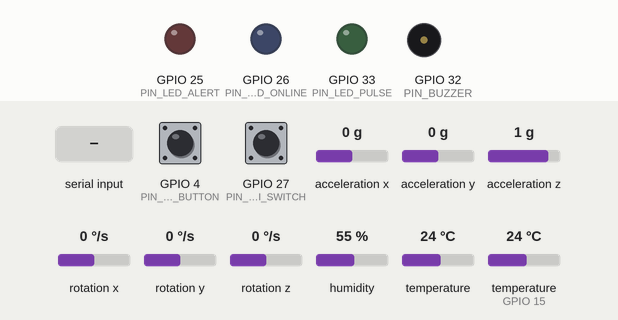
This sketch was run on a simulated ESP32. Parts: output pins drawn as LEDs (lit = HIGH), buzzer (waves = sounding). Dashed ring = blinking. The inputs (shaded band) are chosen by the test bench; at power-on: GPIO 27 (PIN_WIFI_SWITCH) LOW, GPIO 4 (PIN_PULSE_BUTTON) HIGH, acceleration x 0 g, acceleration y 0 g, acceleration z 1 g, rotation x 0 °/s, rotation y 0 °/s, rotation z 0 °/s, humidity 55 %, temperature 24 °C, temperature (sensor on GPIO 15) 24 °C. WiFi joins after 1.5 s; servers stay silent unless stated; random numbers use the default seed unless the sketch sets one; no MQTT or app messages arrive unless stated; what the sketch prints to the serial monitor is not drawn.

Above: at 1.2 s.
1.3 s: "pulso90\n" received over Serial
At 2.5 s:
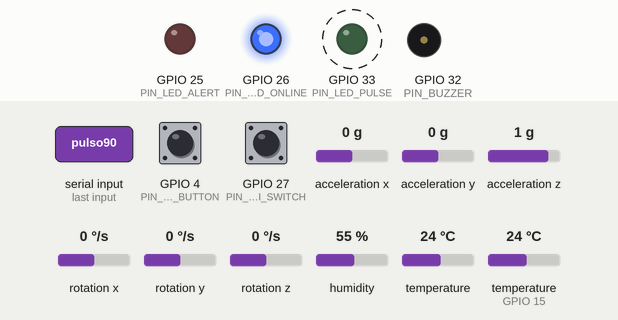
4.8 s: GPIO 27 (PIN_WIFI_SWITCH) pulled HIGH for 1 s
At 6.27 s:
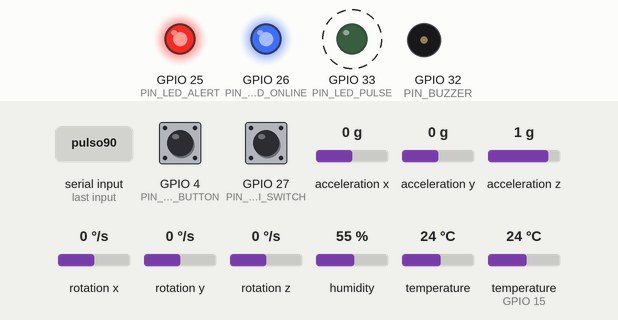
8.3 s: "offline\n" received over Serial
At 9.73 s:
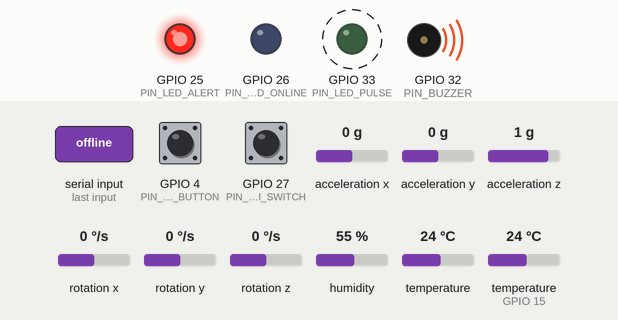
21.5 s: GPIO 27 (PIN_WIFI_SWITCH) pulled HIGH for 0.15 s
At 23.72 s:
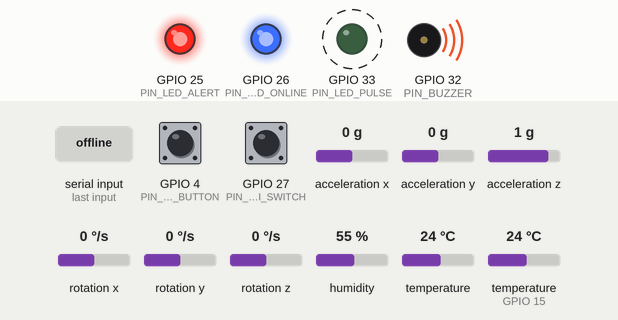
Timing chart, 0 to 26.0 s (numbered marks = the images above; inputs shaded):
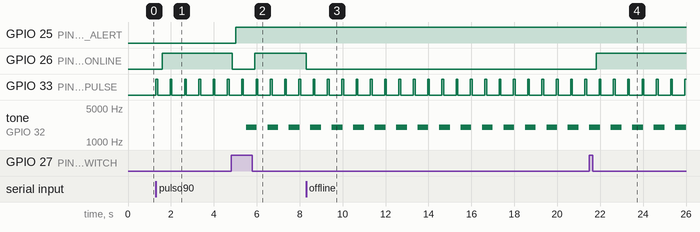

Measured:
- after the input at 1.3 s, GPIO 33 (PIN_LED_PULSE): alternates HIGH for 0.08 s and LOW for 0.59 s, starting at once
- after the input at 4.8 s, GPIO 26 (PIN_LED_ONLINE): HIGH → LOW after 0.05 s, → HIGH 1.1 s later
- after the input at 8.3 s, GPIO 26 (PIN_LED_ONLINE): HIGH → LOW at once
- after the input at 21.5 s, GPIO 26 (PIN_LED_ONLINE): LOW → HIGH after 0.31 s
- by itself, tone on GPIO 32 (PIN_BUZZER): alternates 2000 Hz for 0.50 s and silent for 0.50 s

The sketch:

sketch.ino
```cpp
/*
 * CardioIA - Fase 3: Monitoramento Contínuo com IoT (ESP32 + Wokwi)
 *
 * Wearable simulado que:
 *   1. Lê sinais vitais: DHT22 (temperatura/umidade), botão de pulso (BPM) e MPU6050 (movimento/queda).
 *   2. Processa na borda (Edge): calcula BPM, avalia alertas e aciona LED/buzzer mesmo sem internet.
 *   3. Armazena cada leitura numa fila local de 4320 posições (6 h de autonomia offline).
 *   4. Quando o Wi-Fi simulado está "conectado", sincroniza a fila: imprime cada leitura no
 *      Serial (Serial.println) e publica no broker MQTT; só então remove a leitura da fila.
 *
 * Wi-Fi simulado: chave deslizante (direita = online) ou comandos "online"/"offline" no Monitor Serial.
 * SPIFFS: desligado por padrão porque é volátil no simulador; ative USE_SPIFFS em um ESP32 físico.
 */

#include <Adafruit_MPU6050.h>
#include <Adafruit_Sensor.h>
#include <DHTesp.h>
#include <PubSubClient.h>
#include <WiFi.h>
#include <Wire.h>

#include "edge_core.h"

#define USE_SPIFFS 0
#if USE_SPIFFS
#include <SPIFFS.h>
#endif

using namespace cardio;

// ---------------------------------------------------------------------------
// Pinagem (igual ao diagram.json)
// ---------------------------------------------------------------------------
constexpr uint8_t PIN_DHT = 15;
constexpr uint8_t PIN_PULSE_BUTTON = 4;
constexpr uint8_t PIN_WIFI_SWITCH = 27;
constexpr uint8_t PIN_LED_ONLINE = 26;
constexpr uint8_t PIN_LED_ALERT = 25;
constexpr uint8_t PIN_LED_PULSE = 33;
constexpr uint8_t PIN_BUZZER = 32;
constexpr uint8_t PIN_SDA = 21;
constexpr uint8_t PIN_SCL = 22;

// ---------------------------------------------------------------------------
// Rede e MQTT (broker público: use apenas dados simulados e ID pseudônimo)
// ---------------------------------------------------------------------------
constexpr char WIFI_SSID[] = "Wokwi-GUEST";
constexpr char WIFI_PASSWORD[] = "";
constexpr uint8_t WIFI_CHANNEL = 6;  // canal fixo do Wokwi: evita a varredura e acelera a conexão
constexpr char MQTT_HOST[] = "broker.hivemq.com";
constexpr uint16_t MQTT_PORT = 1883;
constexpr char DEVICE_ID[] = "PAC-001";  // pseudônimo: nunca enviar nome ou documento do paciente
constexpr char TOPIC_VITALS[] = "fiap/cardioia/PAC-001/vitals";
constexpr char TOPIC_ALERTS[] = "fiap/cardioia/PAC-001/alerts";
constexpr char TOPIC_STATUS[] = "fiap/cardioia/PAC-001/status";

// ---------------------------------------------------------------------------
// Temporização (loop sem delay: cada tarefa roda no seu intervalo)
// ---------------------------------------------------------------------------
constexpr uint32_t MOTION_INTERVAL_MS = 100;    // MPU6050 a 10 Hz para capturar picos de impacto
constexpr uint32_t STATUS_INTERVAL_MS = 30000;  // heartbeat de status para o dashboard
constexpr uint32_t SYNC_INTERVAL_MS = 200;      // ritmo de envio dos lotes
constexpr size_t SYNC_BATCH = 10;               // leituras enviadas por ciclo de sincronização
constexpr uint32_t RECONNECT_MIN_MS = 1000;
constexpr uint32_t RECONNECT_MAX_MS = 30000;

// ---------------------------------------------------------------------------
// Estado global
// ---------------------------------------------------------------------------
DHTesp dht;
Adafruit_MPU6050 mpu;
WiFiClient netClient;
PubSubClient mqtt(netClient);

RingBuffer<Sample, QUEUE_CAPACITY> queue;  // fila offline em RAM (~69 KB)
BpmEstimator bpmEstimator;
Debouncer pulseButton(20, false);
Debouncer wifiSwitch(50, false);
Thresholds limits;

bool wifiConectado = false;      // conectividade simulada exigida pelo enunciado
bool serialOverride = false;     // comando no Serial tem prioridade sobre a chave até ela mudar
bool mpuOk = false;
uint16_t bootId = 0;             // diferencia reinícios (seq volta a 1 após reboot)
uint32_t nextSeq = 1;
uint32_t lastSampleMs = 0;
uint32_t lastMotionMs = 0;
uint32_t lastStatusMs = 0;
uint32_t lastSyncMs = 0;
uint32_t nextReconnectMs = 0;
uint32_t reconnectDelayMs = RECONNECT_MIN_MS;
uint32_t pulseLedOffMs = 0;
uint32_t autoPulseIntervalMs = 0;  // 0 = desligado; comando "pulso N" simula N bpm sem apertar o botão
uint32_t nextAutoPulseMs = 0;
bool buzzerOn = false;
float peakMotionG = 1.0f;        // maior módulo de aceleração desde a última leitura
uint8_t lastAlerts = 0;
uint32_t sentCount = 0;
bool syncing = false;
String serialLine;

uint32_t uptimeSeconds() { return millis() / 1000; }

// ---------------------------------------------------------------------------
// SPIFFS opcional (ESP32 físico): espelha a fila em CSV para sobreviver a reinícios
// ---------------------------------------------------------------------------
#if USE_SPIFFS
constexpr char QUEUE_FILE[] = "/fila.csv";
constexpr size_t SPIFFS_COMPACT_SLACK = 256;  // limita o arquivo a 4320 + 256 registros
size_t spiffsRecordCount = 0;

void spiffsRewrite();

void spiffsAppend(const Sample& sample) {
  File file = SPIFFS.open(QUEUE_FILE, FILE_APPEND);
  if (!file) return;
  char line[64];
  formatSampleCsv(line, sizeof(line), sample);
  size_t written = file.println(line);
  file.close();
  if (!written) return;
  ++spiffsRecordCount;
  if (spiffsRecordCount >= QUEUE_CAPACITY + SPIFFS_COMPACT_SLACK) spiffsRewrite();
}

// Compacta periodicamente; leituras ja sincronizadas podem ser reenviadas apos reinicio.
void spiffsRewrite() {
  if (queue.empty()) {
    SPIFFS.remove(QUEUE_FILE);  // "apaga o arquivo local" após sincronizar tudo
    spiffsRecordCount = 0;
    return;
  }
  File file = SPIFFS.open(QUEUE_FILE, FILE_WRITE);
  if (!file) return;
  char line[64];
  size_t written = 0;
  for (size_t i = 0; i < queue.size(); ++i) {
    formatSampleCsv(line, sizeof(line), queue.at(i));
    if (file.println(line)) ++written;
  }
  file.close();
  spiffsRecordCount = written;
}

void spiffsRestore() {
  File file = SPIFFS.open(QUEUE_FILE, FILE_READ);
  if (!file) return;
  size_t restored = 0;
  while (file.available()) {
    String line = file.readStringUntil('\n');
    Sample sample{};
    if (parseSampleCsv(line.c_str(), sample)) {
      sample.status |= STATUS_RESTORED;  // o relógio reiniciou: a idade da leitura é desconhecida
      queue.push(sample);
      ++restored;
      ++spiffsRecordCount;
    }
  }
  file.close();
  if (spiffsRecordCount >= QUEUE_CAPACITY + SPIFFS_COMPACT_SLACK) spiffsRewrite();
  Serial.printf("[SPIFFS] %u leituras restauradas da fila persistente\n", static_cast<unsigned>(restored));
}
#endif

// ---------------------------------------------------------------------------
// Saídas locais: LEDs e buzzer refletem o estado mesmo offline
// ---------------------------------------------------------------------------
void updateIndicators(uint32_t now) {
  digitalWrite(PIN_LED_ONLINE, wifiConectado && mqtt.connected());

  bool critical = lastAlerts & CRITICAL_ALERTS;
  bool warning = lastAlerts & ~CRITICAL_ALERTS;
  bool blink = (now / 500) % 2;
  digitalWrite(PIN_LED_ALERT, critical || (warning && blink));  // fixo = crítico, piscando = atenção

  // tone() só é chamado na troca de estado para não encher a fila interna do LEDC.
  bool wantBuzzer = critical && blink;
  if (wantBuzzer != buzzerOn) {
    buzzerOn = wantBuzzer;
    if (buzzerOn) {
      tone(PIN_BUZZER, 2000);
    } else {
      noTone(PIN_BUZZER);
    }
  }

  if (pulseLedOffMs && static_cast<int32_t>(now - pulseLedOffMs) >= 0) {
    digitalWrite(PIN_LED_PULSE, LOW);
    pulseLedOffMs = 0;
  }
}

// ---------------------------------------------------------------------------
// Conectividade simulada
// ---------------------------------------------------------------------------
void publishStatus(const char* state) {
  if (!mqtt.connected()) return;
  char payload[200];
  snprintf(payload, sizeof(payload),
           "{\"device\":\"%s\",\"state\":\"%s\",\"boot\":%u,\"up\":%lu,\"queue\":%u,\"dropped\":%lu,\"sent\":%lu}",
           DEVICE_ID, state, bootId, static_cast<unsigned long>(uptimeSeconds()), static_cast<unsigned>(queue.size()),
           static_cast<unsigned long>(queue.dropped()), static_cast<unsigned long>(sentCount));
  mqtt.publish(TOPIC_STATUS, payload, true);  // retained: o dashboard vê o último estado ao abrir
}

void setConnectivity(bool online, const char* origin) {
  if (online == wifiConectado) return;
  if (!online) publishStatus("offline");  // aviso gracioso antes de desconectar
  wifiConectado = online;
  Serial.printf("[WIFI] %s via %s | fila: %u leituras\n", online ? "CONECTADO" : "DESCONECTADO", origin,
                static_cast<unsigned>(queue.size()));
  if (online) {
    reconnectDelayMs = RECONNECT_MIN_MS;
    nextReconnectMs = millis();
    if (WiFi.status() != WL_CONNECTED) WiFi.begin(WIFI_SSID, WIFI_PASSWORD, WIFI_CHANNEL);
  } else {
    mqtt.disconnect();
    syncing = false;
  }
}

// Reconexão não bloqueante com backoff exponencial (1 s, 2 s, 4 s ... 30 s).
void maintainConnection(uint32_t now) {
  if (!wifiConectado) return;
  if (mqtt.connected()) {
    mqtt.loop();
    return;
  }
  if (static_cast<int32_t>(now - nextReconnectMs) < 0) return;
  if (WiFi.status() != WL_CONNECTED) {
    nextReconnectMs = now + 500;  // aguarda o Wi-Fi associar sem bloquear o loop
    return;
  }

  char clientId[40];
  snprintf(clientId, sizeof(clientId), "cardioia-%s-%04X", DEVICE_ID, bootId);
  char will[96];
  snprintf(will, sizeof(will), "{\"device\":\"%s\",\"state\":\"offline\",\"reason\":\"lwt\"}", DEVICE_ID);

  Serial.printf("[MQTT] conectando a %s:%u ... ", MQTT_HOST, MQTT_PORT);
  // Last Will: se o ESP32 cair sem aviso, o broker publica "offline" em nome dele.
  if (mqtt.connect(clientId, TOPIC_STATUS, 1, true, will)) {
    Serial.println("ok");
    reconnectDelayMs = RECONNECT_MIN_MS;
    publishStatus("online");
    syncing = !queue.empty();
  } else {
    Serial.printf("falhou (rc=%d), nova tentativa em %lu ms\n", mqtt.state(),
                  static_cast<unsigned long>(reconnectDelayMs));
    nextReconnectMs = now + reconnectDelayMs;
    reconnectDelayMs = reconnectDelayMs * 2 > RECONNECT_MAX_MS ? RECONNECT_MAX_MS : reconnectDelayMs * 2;
  }
}

// ---------------------------------------------------------------------------
// Coleta de sinais vitais
// ---------------------------------------------------------------------------
void registerBeat(uint32_t now) {
  if (bpmEstimator.addBeat(now)) {
    digitalWrite(PIN_LED_PULSE, HIGH);
    pulseLedOffMs = now + 80;
  }
}

void handlePulseButton(uint32_t now) {
  // INPUT_PULLUP: pressionado = LOW. Cada pressão representa um batimento.
  if (pulseButton.update(digitalRead(PIN_PULSE_BUTTON) == LOW, now) && pulseButton.state()) {
    registerBeat(now);
  }
  if (autoPulseIntervalMs && static_cast<int32_t>(now - nextAutoPulseMs) >= 0) {
    nextAutoPulseMs = now + autoPulseIntervalMs;
    registerBeat(now);
  }
}

void handleWifiSwitch(uint32_t now) {
  bool switchOnline = digitalRead(PIN_WIFI_SWITCH) == LOW;
  if (wifiSwitch.update(switchOnline, now)) {
    serialOverride = false;  // mexer na chave devolve o controle a ela
    setConnectivity(wifiSwitch.state(), "chave");
  } else if (!serialOverride) {
    setConnectivity(wifiSwitch.state(), "chave");
  }
}

void sampleMotion() {
  if (!mpuOk) return;
  sensors_event_t accel, gyro, temp;
  mpu.getEvent(&accel, &gyro, &temp);
  float g = sqrtf(accel.acceleration.x * accel.acceleration.x + accel.acceleration.y * accel.acceleration.y +
                  accel.acceleration.z * accel.acceleration.z) /
            SENSORS_GRAVITY_STANDARD;
  if (fabsf(g - 1.0f) > fabsf(peakMotionG - 1.0f)) peakMotionG = g;  // guarda o maior desvio de 1 g
}

void announceAlertChanges(const Sample& sample) {
  uint8_t raised = sample.alerts & ~lastAlerts;
  uint8_t cleared = lastAlerts & ~sample.alerts;
  for (uint8_t bit = 0; bit < 8; ++bit) {
    uint8_t flag = static_cast<uint8_t>(1u << bit);
    if (!((raised | cleared) & flag)) continue;
    bool active = raised & flag;
    Serial.printf("[ALERTA] %s %s (seq %lu)\n", alertName(flag), active ? "ATIVADO" : "normalizado",
                  static_cast<unsigned long>(sample.seq));
    if (mqtt.connected()) {
      char payload[160];
      snprintf(payload, sizeof(payload), "{\"device\":\"%s\",\"seq\":%lu,\"alert\":\"%s\",\"active\":%s,\"up\":%lu}",
               DEVICE_ID, static_cast<unsigned long>(sample.seq), alertName(flag), active ? "true" : "false",
               static_cast<unsigned long>(sample.uptimeS));
      mqtt.publish(TOPIC_ALERTS, payload);
    }
  }
  lastAlerts = sample.alerts;
}

void collectSample(uint32_t now) {
  TempAndHumidity reading = dht.getTempAndHumidity();
  bool dhtOk = dht.getStatus() == DHTesp::ERROR_NONE && !isnan(reading.temperature) && !isnan(reading.humidity);

  Sample sample{};
  sample.seq = nextSeq++;
  sample.uptimeS = uptimeSeconds();
  sample.bpm = bpmEstimator.bpm(now);
  sample.status = (dhtOk ? STATUS_DHT_OK : 0) | (mpuOk ? STATUS_MPU_OK : 0);
  if (dhtOk) {
    sample.tempC10 = static_cast<int16_t>(lroundf(reading.temperature * 10));
    sample.humidity = static_cast<uint8_t>(constrain(lroundf(reading.humidity), 0, 100));
  }
  sample.motionMg = static_cast<uint16_t>(constrain(lroundf(peakMotionG * 1000), 0, 65535));
  sample.alerts = evaluateAlerts(reading.temperature, reading.humidity, dhtOk, sample.bpm, peakMotionG, mpuOk, limits);
  peakMotionG = 1.0f;

  if (!queue.push(sample)) {
    Serial.printf("[FILA] cheia: leitura mais antiga descartada (total descartado: %lu)\n",
                  static_cast<unsigned long>(queue.dropped()));
  }
#if USE_SPIFFS
  spiffsAppend(sample);
#endif

  Serial.printf("[LEITURA] seq=%lu temp=%s%.1fC umid=%u%% bpm=%u mov=%.2fg alertas=0x%02X | %s | fila=%u/%u\n",
                static_cast<unsigned long>(sample.seq), dhtOk ? "" : "ERRO ", sample.tempC10 / 10.0,
                sample.humidity, sample.bpm, sample.motionMg / 1000.0, sample.alerts,
                wifiConectado && mqtt.connected() ? "online" : "OFFLINE", static_cast<unsigned>(queue.size()),
                static_cast<unsigned>(QUEUE_CAPACITY));

  announceAlertChanges(sample);
  if (wifiConectado && mqtt.connected()) syncing = true;
}

// ---------------------------------------------------------------------------
// Sincronização com a nuvem: Serial.println + MQTT, remoção só após sucesso
// ---------------------------------------------------------------------------
void syncQueue(uint32_t now) {
  if (!syncing || !wifiConectado || !mqtt.connected()) return;
  if (now - lastSyncMs < SYNC_INTERVAL_MS) return;
  lastSyncMs = now;

  size_t pending = queue.size();
  if (pending > SYNC_BATCH) {
    Serial.printf("[SYNC] enviando lote de %u (pendentes: %u)\n", static_cast<unsigned>(SYNC_BATCH),
                  static_cast<unsigned>(pending));
  }

  char json[384];
  for (size_t sent = 0; sent < SYNC_BATCH && !queue.empty(); ++sent) {
    const Sample& sample = queue.front();
    formatSampleJson(json, sizeof(json), sample, DEVICE_ID, bootId, uptimeSeconds(), queue.size() - 1, limits);
    Serial.print("[NUVEM] ");
    Serial.println(json);  // envio "para a nuvem" via Serial, conforme o enunciado
    if (!mqtt.publish(TOPIC_VITALS, json)) {
      Serial.println("[SYNC] falha ao publicar; leitura mantida na fila para nova tentativa");
      return;
    }
    queue.pop();  // remove somente após publicação bem-sucedida
    ++sentCount;
  }

  if (queue.empty()) {
    syncing = false;
#if USE_SPIFFS
    spiffsRewrite();
#endif
    if (pending > 1) {
      Serial.printf("[SYNC] concluída: %u leituras enviadas, fila local apagada\n", static_cast<unsigned>(pending));
      publishStatus("online");
    }
  }
}

// ---------------------------------------------------------------------------
// Comandos do Monitor Serial
// ---------------------------------------------------------------------------
void printStatus() {
  Serial.println("----------------------------------------------");
  Serial.printf("Dispositivo: %s | boot %u | uptime %lus\n", DEVICE_ID, bootId,
                static_cast<unsigned long>(uptimeSeconds()));
  Serial.printf("Wi-Fi simulado: %s | MQTT: %s\n", wifiConectado ? "conectado" : "desconectado",
                mqtt.connected() ? "conectado" : "desconectado");
  Serial.printf("Fila: %u/%u leituras (%.1f%%) | descartadas: %lu | enviadas: %lu\n",
                static_cast<unsigned>(queue.size()), static_cast<unsigned>(QUEUE_CAPACITY),
                100.0 * queue.size() / QUEUE_CAPACITY, static_cast<unsigned long>(queue.dropped()),
                static_cast<unsigned long>(sentCount));
  Serial.printf("Autonomia offline: %lu h | heap livre: %u bytes\n",
                static_cast<unsigned long>(OFFLINE_AUTONOMY_S / 3600), ESP.getFreeHeap());
  Serial.println("Comandos: online | offline | auto | status | limpar | pulso <bpm> (0 desliga)");
  Serial.println("----------------------------------------------");
}

void handleSerialCommand(String command) {
  command.trim();
  command.toLowerCase();
  if (command == "online" || command == "offline") {
    serialOverride = true;
    setConnectivity(command == "online", "comando serial");
  } else if (command == "auto") {
    serialOverride = false;
    Serial.println("[CMD] conectividade volta a seguir a chave deslizante");
  } else if (command == "status") {
    printStatus();
  } else if (command == "limpar") {
    queue.clear();
#if USE_SPIFFS
    SPIFFS.remove(QUEUE_FILE);
    spiffsRecordCount = 0;
#endif
    Serial.println("[CMD] fila local apagada");
  } else if (command.startsWith("pulso")) {
    long bpm = command.substring(5).toInt();
    if (bpm <= 0) {
      autoPulseIntervalMs = 0;
      Serial.println("[CMD] pulso automático desligado; use o botão verde");
    } else {
      bpm = constrain(bpm, 20, 240);
      autoPulseIntervalMs = 60000UL / static_cast<uint32_t>(bpm);
      nextAutoPulseMs = millis();
      Serial.printf("[CMD] pulso automático: %ld bpm\n", bpm);
    }
  } else if (command.length()) {
    Serial.printf("[CMD] desconhecido: %s\n", command.c_str());
  }
}

void readSerial() {
  while (Serial.available()) {
    char c = static_cast<char>(Serial.read());
    if (c == '\n' || c == '\r') {
      handleSerialCommand(serialLine);
      serialLine = "";
    } else if (serialLine.length() < 32) {
      serialLine += c;
    }
  }
}

// ---------------------------------------------------------------------------
// Setup e loop
// ---------------------------------------------------------------------------
void setup() {
  Serial.begin(115200);
  pinMode(PIN_PULSE_BUTTON, INPUT_PULLUP);
  pinMode(PIN_WIFI_SWITCH, INPUT_PULLUP);
  pinMode(PIN_LED_ONLINE, OUTPUT);
  pinMode(PIN_LED_ALERT, OUTPUT);
  pinMode(PIN_LED_PULSE, OUTPUT);
  pinMode(PIN_BUZZER, OUTPUT);

  bootId = static_cast<uint16_t>(esp_random());
  dht.setup(PIN_DHT, DHTesp::DHT22);
  Wire.begin(PIN_SDA, PIN_SCL);
  mpuOk = mpu.begin();
  if (mpuOk) {
    mpu.setAccelerometerRange(MPU6050_RANGE_8_G);  // faixa ampla para registrar impactos de queda
    mpu.setFilterBandwidth(MPU6050_BAND_21_HZ);
  }

  WiFi.mode(WIFI_STA);
  mqtt.setServer(MQTT_HOST, MQTT_PORT);
  mqtt.setBufferSize(512);
  mqtt.setKeepAlive(15);

#if USE_SPIFFS
  if (SPIFFS.begin(true)) spiffsRestore();
#endif

  Serial.println();
  Serial.println("=== CardioIA - Monitor cardiaco vestivel (Fase 3) ===");
  Serial.printf("MPU6050: %s | fila offline: %u leituras (%lu h)\n", mpuOk ? "ok" : "nao encontrado",
                static_cast<unsigned>(QUEUE_CAPACITY), static_cast<unsigned long>(OFFLINE_AUTONOMY_S / 3600));
  Serial.println("Pressione o botao verde no ritmo do batimento. Chave a direita = Wi-Fi conectado.");

  bool startOnline = digitalRead(PIN_WIFI_SWITCH) == LOW;
  wifiSwitch = Debouncer(50, startOnline);
  setConnectivity(startOnline, "estado inicial da chave");
  printStatus();
}

void loop() {
  uint32_t now = millis();

  readSerial();
  handleWifiSwitch(now);
  handlePulseButton(now);

  if (now - lastMotionMs >= MOTION_INTERVAL_MS) {
    lastMotionMs = now;
    sampleMotion();
  }
  if (now - lastSampleMs >= SAMPLE_INTERVAL_MS) {
    lastSampleMs = now;
    collectSample(now);
  }
  if (now - lastStatusMs >= STATUS_INTERVAL_MS) {
    lastStatusMs = now;
    publishStatus(wifiConectado ? "online" : "offline");
  }

  maintainConnection(now);
  syncQueue(now);
  updateIndicators(now);
}
```

Source omitted: edge_core.h (12102 bytes)
